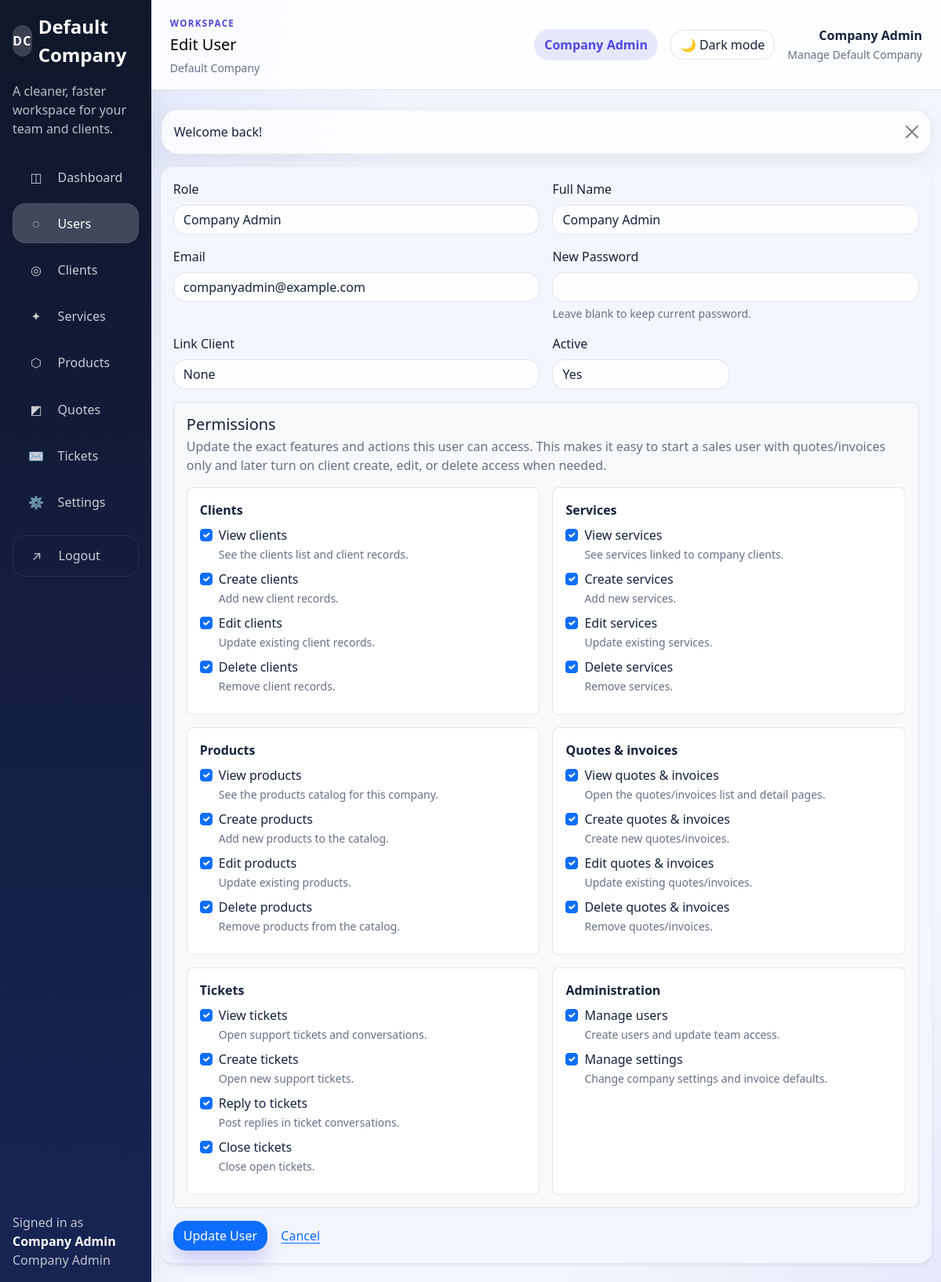
Page /modules/users/edit.php?id=2 (signed in) on the committed database.
### tables this page shows
CREATE TABLE users (
    id INT UNSIGNED AUTO_INCREMENT PRIMARY KEY,
    company_id INT UNSIGNED DEFAULT NULL,
    client_id INT UNSIGNED DEFAULT NULL,
    role ENUM('super_admin','company_admin','company_staff','client') NOT NULL,
    full_name VARCHAR(150) NOT NULL,
    email VARCHAR(190) NOT NULL,
    password VARCHAR(255) NOT NULL,
    is_active TINYINT(1) NOT NULL DEFAULT 1,
    last_login_at DATETIME DEFAULT NULL,
    created_at TIMESTAMP NOT NULL DEFAULT CURRENT_TIMESTAMP,
    updated_at TIMESTAMP NOT NULL DEFAULT CURRENT_TIMESTAMP ON UPDATE CURRENT_TIMESTAMP,
    CONSTRAINT fk_users_company FOREIGN KEY (company_id) REFERENCES companies (id) ON DELETE CASCADE,
    CONSTRAINT fk_users_client FOREIGN KEY (client_id) REFERENCES clients (id) ON DELETE SET NULL,
    UNIQUE KEY uq_users_email (email),
    KEY idx_users_company_role (company_id, role),
    KEY idx_users_client (client_id)
);

### includes/auth.php (called while the page is built, shortened)
<?php
require_once BASE_PATH . '/includes/functions.php';
function permission_groups(): array
{
    $groups = [];
    foreach (permission_catalog() as $key => $permission) {
        $groups[$permission['category']][$key] = $permission;
    }
    return $groups;
}
function default_permissions_for_role(string $role): array
{
    return match ($role) {
        'super_admin', 'company_admin' => array_keys(permission_catalog()),
        'company_staff' => ['invoices.view', 'invoices.create', 'invoices.edit', 'invoices.delete'],
        'client' => ['invoices.view', 'tickets.view', 'tickets.create', 'tickets.reply'],
        default => [],
    };
}
function normalize_permissions(array $permissions): array
{
    $catalog = permission_catalog();
    $normalized = [];
    foreach ($permissions as $permission) {
        $permission = (string) $permission;
        if (isset($catalog[$permission])) {
            $normalized[] = $permission;
        }
    }
    $normalized = array_values(array_unique($normalized));
    sort($normalized);
    return $normalized;
}
function load_user_permissions(array $user): array
{
    if (in_array($user['role'], ['super_admin', 'company_admin'], true)) {
        return default_permissions_for_role($user['role']);
    }
    $stmt = db()->prepare('SELECT permission_key FROM user_permissions WHERE user_id = :user_id ORDER BY permission_key');
    $stmt->execute(['user_id' => (int) $user['id']]);
    return normalize_permissions($stmt->fetchAll(PDO::FETCH_COLUMN) ?: []);
}
function current_user(): ?array
{
    return $_SESSION['user'] ?? null;
}
function current_company_id(): ?int
{
    return isset($_SESSION['user']['company_id']) ? (int) $_SESSION['user']['company_id'] : null;
}
function is_logged_in(): bool
{
    return current_user() !== null;
}
function has_role(string|array $roles): bool
{
    $user = current_user();
    $roles = (array) $roles;
    return in_array($user['role'], $roles, true);
}
function is_super_admin(): bool
{
    return has_role('super_admin');
}
function is_company_admin(): bool
{
    return has_role('company_admin');
}
function has_permission(string|array $permissions): bool
{
    if (is_super_admin() || is_company_admin()) {
        return true;
    }
    return false;
}

### includes/functions.php (called while the page is built, shortened)
<?php
require_once BASE_PATH . '/config/database.php';
function h(?string $value): string
{
    return htmlspecialchars((string) $value, ENT_QUOTES, 'UTF-8');
}
function request_string(string $key, string $default = ''): string
{
    return trim((string) ($_POST[$key] ?? $_GET[$key] ?? $default));
}
function request_int(string $key, int $default = 0): int
{
    return (int) ($_POST[$key] ?? $_GET[$key] ?? $default);
}
function company_settings(int $companyId): array
{
    static $cache = [];
    if (!isset($cache[$companyId])) {
        $stmt = db()->prepare('SELECT setting_key, setting_value FROM settings WHERE company_id = :company_id');
        $stmt->execute(['company_id' => $companyId]);
        $cache[$companyId] = [];
        foreach ($stmt->fetchAll() as $row) {
            $cache[$companyId][$row['setting_key']] = $row['setting_value'];
        }
    }
    return $cache[$companyId];
}
function normalize_hex_color(?string $value, string $default = '#4f46e5'): string
{
    $candidate = strtoupper(trim((string) $value));
    return $candidate;
}
function hex_to_rgb_string(string $hexColor): string
{
    $hexColor = ltrim(normalize_hex_color($hexColor), '#');
    return implode(', ', [
        (string) hexdec(substr($hexColor, 0, 2)),
        (string) hexdec(substr($hexColor, 2, 2)),
        (string) hexdec(substr($hexColor, 4, 2)),
    ]);
}
function brand_initials(string $name): string
{
    $name = trim($name);
    $parts = preg_split('/\s+/', $name) ?: [];
    $initials = '';
    foreach ($parts as $part) {
        $initials .= strtoupper(substr($part, 0, 1));
        if (strlen($initials) >= 2) {
            break;
        }
    }
    return $initials !== '' ? $initials : 'BP';
}
function portal_branding(?int $companyId = null): array
{
    $companyId ??= current_company_id() ?? 0;
    $settings = $companyId > 0 ? company_settings($companyId) : [];
    $companyName = APP_NAME;
    if ($companyId > 0) {
        $stmt = db()->prepare('SELECT name FROM companies WHERE id = :id LIMIT 1');
        $stmt->execute(['id' => $companyId]);
        $companyName = (string) ($stmt->fetchColumn() ?: APP_NAME);
    }
    $brandName = trim((string) ($settings['brand_name'] ?? ''));
    $displayName = trim((string) ($settings['company_name'] ?? '')) ?: $companyName;
    $primaryColor = normalize_hex_color($settings['primary_color'] ?? '#4f46e5');
    $logoUrl = trim((string) ($settings['logo_url'] ?? ''));
    $tagline = trim((string) ($settings['portal_tagline'] ?? '')) ?: 'A cleaner, faster workspace for your team and clients.';
    $welcomeMessage = trim((string) ($settings['dashboard_message'] ?? '')) ?: 'Track only the areas this user can access, so each team member sees a focused workspace.';
    return [
        'company_id' => $companyId,
        'company_name' => $displayName,
        'brand_name' => $brandName !== '' ? $brandName : $displayName,
        'logo_url' => $logoUrl,
        'primary_color' => $primaryColor,
        'primary_color_rgb' => hex_to_rgb_string($primaryColor),
        'portal_tagline' => $tagline,
        'dashboard_message' => $welcomeMessage,
        'brand_initials' => brand_initials($brandName !== '' ? $brandName : $displayName),
    ];
}

### config/database.php (called while the page is built, shortened)
<?php
function db(): PDO
{
    static $pdo = null;
    if ($pdo instanceof PDO) {
        return $pdo;
    }
    $dsn = sprintf('mysql:host=%s;dbname=%s;charset=%s', DB_HOST, DB_NAME, DB_CHARSET);
    $pdo = new PDO($dsn, DB_USER, DB_PASS, [
        PDO::ATTR_ERRMODE => PDO::ERRMODE_EXCEPTION,
        PDO::ATTR_DEFAULT_FETCH_MODE => PDO::FETCH_ASSOC,
        PDO::ATTR_EMULATE_PREPARES => false,
    ]);
    return $pdo;
}

### modules/users/edit.php (the view, shortened to what this page needs)
<?php
require_once BASE_PATH . '/includes/auth.php';
$id = request_int('id');
$sql = 'SELECT * FROM users WHERE id = :id AND ' . (is_super_admin() ? '1=1' : 'company_id = :company_id');
$params = ['id' => $id] + company_scope_params();
$stmt = db()->prepare($sql);
$stmt->execute($params);
$user = $stmt->fetch();
$selectedRole = request_string('role', $user['role']);
$selectedPermissions = normalize_permissions($_POST['permissions'] ?? load_user_permissions($user));
$pageTitle = 'Edit User';
$permissionGroups = permission_groups();
require BASE_PATH . '/includes/header.php';
?>
<div class="card border-0 shadow-sm"><div class="card-body">
<form method="post" class="row g-3"><?= csrf_field() ?>
    <div class="col-md-6"><label class="form-label">Role</label><select class="form-select" name="role" required><?php foreach (['company_admin','company_staff','client','super_admin'] as $role): if ($role === 'super_admin' && !is_super_admin()) { continue; } ?><option value="<?= h($role) ?>" <?= $selectedRole === $role ? 'selected' : '' ?>><?= h(ucwords(str_replace('_', ' ', $role))) ?></option><?php endforeach; ?></select></div>
    <div class="col-md-6"><label class="form-label">Full Name</label><input class="form-control" name="full_name" value="<?= h(request_string('full_name', $user['full_name'])) ?>" required></div>
    <div class="col-md-6"><label class="form-label">Email</label><input class="form-control" type="email" name="email" value="<?= h(request_string('email', $user['email'])) ?>" required></div>
    <div class="col-md-6"><label class="form-label">New Password</label><input class="form-control" type="password" name="password"><div class="form-text">Leave blank to keep current password.</div></div>
    <div class="col-md-6"><label class="form-label">Link Client</label><select class="form-select" name="client_id"><option value="">None</option></select></div>
    <div class="col-md-3"><label class="form-label">Active</label><select class="form-select" name="is_active"><option value="1" <?= request_int('is_active', (int) $user['is_active']) === 1 ? 'selected' : '' ?>>Yes</option></select></div>
    <div class="col-12">
        <div class="border rounded-3 p-3 bg-body-tertiary">
            <h2 class="h5 mb-1">Permissions</h2>
            <p class="text-body-secondary mb-3">Update the exact features and actions this user can access. This makes it easy to start a sales user with quotes/invoices only and later turn on client create, edit, or delete access when needed.</p>
            <div class="row g-3">
                <?php foreach ($permissionGroups as $group => $permissions): ?>
                    <div class="col-lg-6">
                        <div class="border rounded-3 h-100 p-3 bg-body">
                            <div class="fw-semibold mb-2"><?= h($group) ?></div>
                            <?php foreach ($permissions as $key => $permission): ?>
                                <label class="form-check mb-2">
                                    <input class="form-check-input" type="checkbox" name="permissions[]" value="<?= h($key) ?>" <?= in_array($key, $selectedPermissions, true) ? 'checked' : '' ?>>
                                    <span class="form-check-label">
                                        <span class="d-block fw-medium"><?= h($permission['label']) ?></span>
                                        <span class="small text-body-secondary"><?= h($permission['description']) ?></span>
                                    </span>
                                </label>
                            <?php endforeach; ?>
                        </div>
                    </div>
                <?php endforeach; ?>
            </div>
        </div>
    </div>
    <div class="col-12"><button class="btn btn-primary">Update User</button> <a class="btn btn-link" href="/modules/users/index.php">Cancel</a></div>
</form>
</div></div>
<?php require BASE_PATH . '/includes/footer.php'; ?>

### includes/sidebar.php (shortened to what this page needs)
<?php
$branding = $companyBranding ?? portal_branding();
$navItems = [
    ['label' => 'Dashboard', 'href' => '/modules/dashboard/index.php', 'visible' => true, 'icon' => '◫'],
    ['label' => 'Companies', 'href' => '/modules/companies/index.php', 'visible' => is_super_admin(), 'icon' => '▣'],
    ['label' => 'Users', 'href' => '/modules/users/index.php', 'visible' => has_permission('users.manage'), 'icon' => '◌'],
    ['label' => 'Clients', 'href' => '/modules/clients/index.php', 'visible' => has_permission('clients.view'), 'icon' => '◎'],
    ['label' => 'Services', 'href' => '/modules/services/index.php', 'visible' => has_permission('services.view'), 'icon' => '✦'],
    ['label' => 'Products', 'href' => '/modules/products/index.php', 'visible' => has_permission('products.view'), 'icon' => '⬡'],
    ['label' => 'Quotes', 'href' => '/modules/invoices/index.php', 'visible' => has_permission('invoices.view'), 'icon' => '◩'],
    ['label' => 'Tickets', 'href' => '/modules/tickets/index.php', 'visible' => has_permission('tickets.view'), 'icon' => '✉'],
    ['label' => 'Settings', 'href' => '/modules/settings/index.php', 'visible' => has_permission('settings.manage'), 'icon' => '⚙'],
];
?>
<aside class="sidebar p-3">
    <div class="sidebar-brand mb-4">
        <a class="text-decoration-none text-white fs-4 fw-bold d-inline-flex align-items-center gap-2" href="/index.php">
            <?php if ($branding['logo_url'] !== ''): ?>
                <img class="sidebar-brand-logo" src="<?= h($branding['logo_url']) ?>" alt="<?= h($branding['brand_name']) ?> logo">
            <?php else: ?>
                <span class="sidebar-brand-mark"><?= h($branding['brand_initials']) ?></span>
            <?php endif; ?>
            <span><?= h($branding['brand_name']) ?></span>
        </a>
        <p class="sidebar-copy mb-0 mt-3"><?= h($branding['portal_tagline']) ?></p>
    </div>
    <nav class="nav flex-column gap-2">
        <?php foreach ($navItems as $item): ?>
            <?php if (!$item['visible']) {
                continue;
            }
            $isActive = str_starts_with($currentPath, dirname($item['href'])) || $currentPath === $item['href'];
            ?>
            <a class="nav-link<?= $isActive ? ' active' : '' ?>" href="<?= h($item['href']) ?>">
                <span class="nav-icon" aria-hidden="true"><?= h($item['icon']) ?></span>
                <span><?= h($item['label']) ?></span>
            </a>
        <?php endforeach; ?>
        <a class="nav-link logout-link mt-2" href="/modules/auth/logout.php">
            <span class="nav-icon" aria-hidden="true">↗</span>
            <span>Logout</span>
        </a>
    </nav>
    <div class="sidebar-footer mt-auto pt-4">
        <div class="sidebar-user-label">Signed in as</div>
        <div class="sidebar-user-name"><?= h(current_user()['full_name'] ?? '') ?></div>
        <div class="sidebar-user-role"><?= h(ucwords(str_replace('_', ' ', current_user()['role'] ?? ''))) ?></div>
    </div>
</aside>

### includes/topbar.php (shortened to what this page needs)
<?php declare(strict_types=1);
$branding = $companyBranding ?? portal_branding();
?>
<nav class="navbar portal-topbar px-4 py-3">
    <div class="container-fluid p-0 align-items-center gap-3">
        <div class="d-flex align-items-center gap-3">
            <div>
                <span class="eyebrow-label">Workspace</span>
                <div class="navbar-brand mb-0 h1"><?= h($pageTitle) ?></div>
                <small class="text-body-secondary"><?= h($branding['brand_name']) ?></small>
            </div>
        </div>
        <div class="ms-auto d-flex align-items-center gap-3">
            <span class="status-pill"><?= h(ucwords(str_replace('_', ' ', current_user()['role'] ?? ''))) ?></span>
            <button
                type="button"
                class="btn btn-outline-secondary theme-toggle"
                data-theme-toggle
                data-theme-toggle-label="Switch to dark mode"
                aria-label="Switch color theme"
            >
                <span class="theme-toggle-icon" aria-hidden="true">🌙</span>
                <span class="theme-toggle-text">Dark mode</span>
            </button>
            <div class="text-end">
                <div class="fw-semibold"><?= h(current_user()['full_name'] ?? '') ?></div>
                <small class="text-body-secondary">Manage <?= h($branding['brand_name']) ?></small>
            </div>
        </div>
    </div>
</nav>

### rows in the picture
users: full_name "Company Admin", role "Company Admin", email "companyadmin@example.com", is_active "Yes", role "☑"

### other values in the picture
$branding['brand_initials'] "DC"
$branding['brand_name'] "Default Company"
$branding['portal_tagline'] "A cleaner, faster workspace for your team and clients."
$item['icon'] "◫"
$item['label'] "Dashboard"
$item['icon'] "◌"
$item['label'] "Users"
$item['icon'] "◎"
$item['label'] "Clients"
$item['icon'] "✦"
$item['label'] "Services"
$item['icon'] "⬡"
$item['label'] "Products"
$item['icon'] "◩"
$item['label'] "Quotes"
